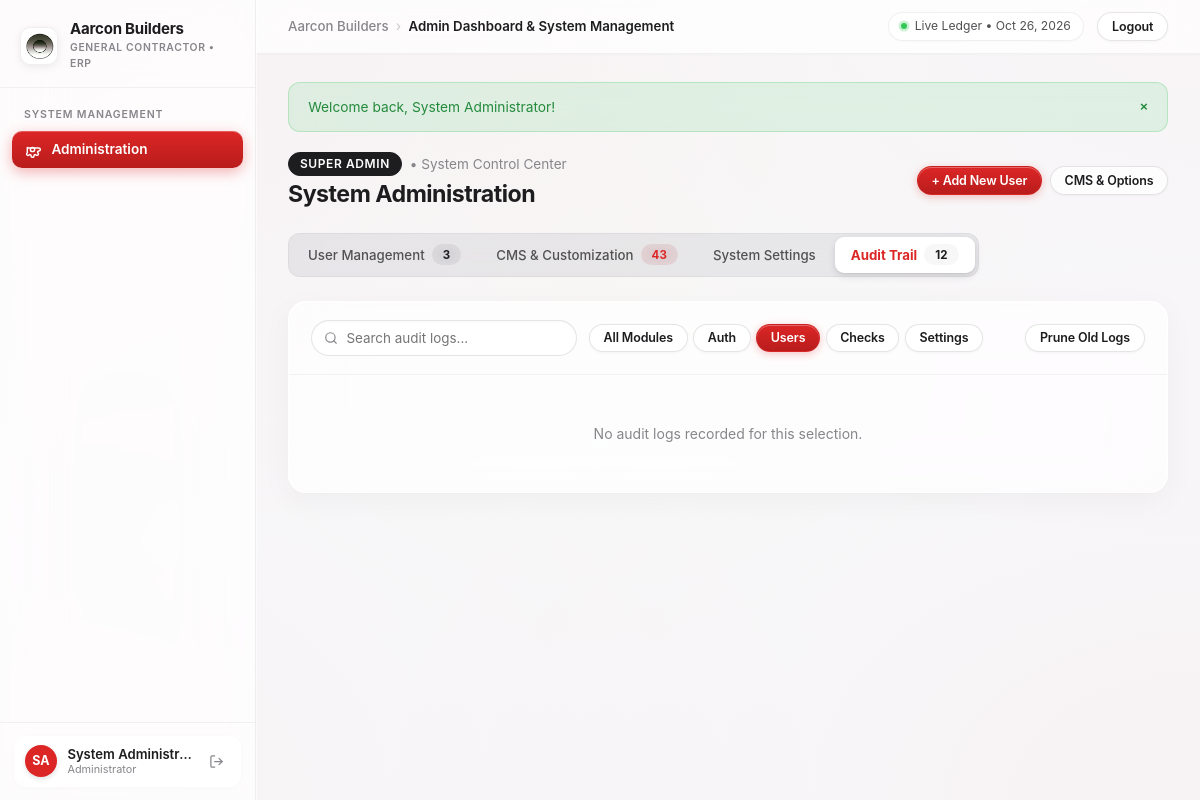
The app's page /admin.php?tab=tab-audit&audit_module=USERS (signed in), older data.
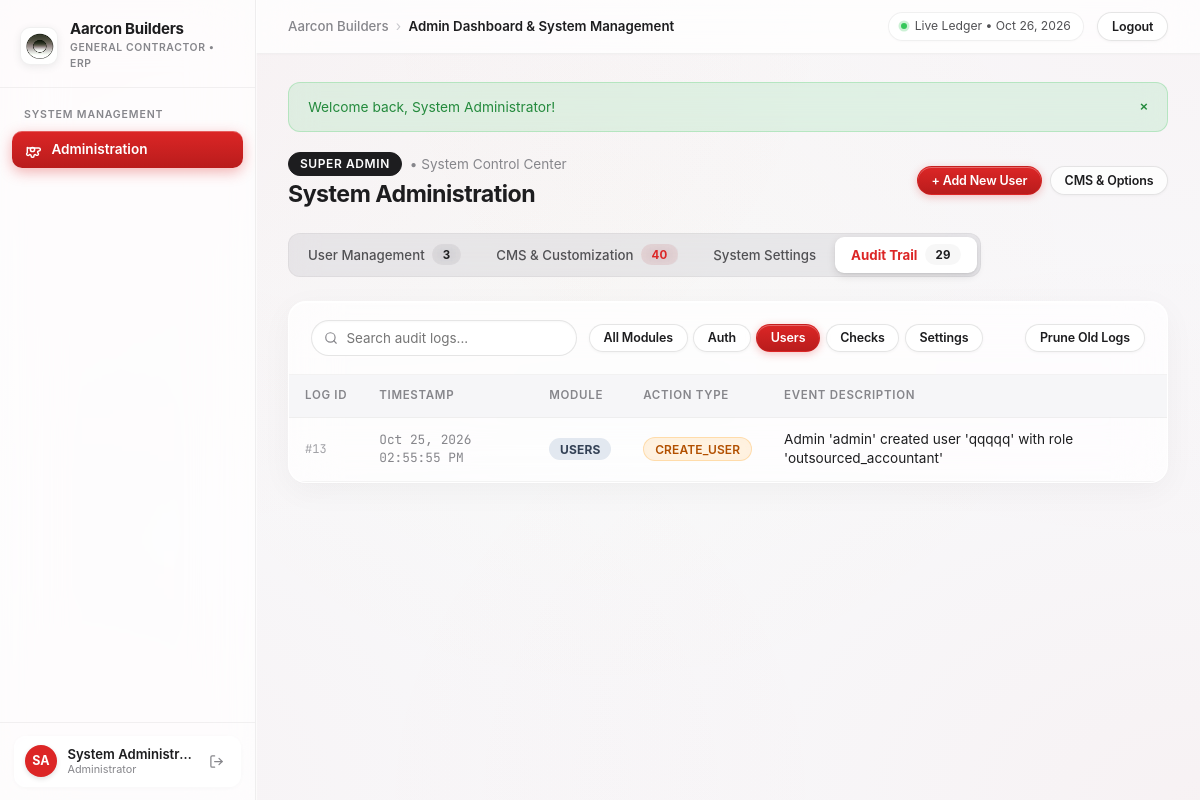
The same page, newer data.
### tables this page shows
CREATE TABLE users (
    id INTEGER PRIMARY KEY AUTOINCREMENT,
    username VARCHAR(50) NOT NULL UNIQUE,
    password VARCHAR(255) NOT NULL,
    full_name VARCHAR(100) NOT NULL,
    email VARCHAR(150) DEFAULT '',
    role VARCHAR(50) DEFAULT 'admin', -- 'admin', 'manager', 'cashier', 'engineer'
    status VARCHAR(20) DEFAULT 'active', -- 'active', 'inactive'
    avatar_color VARCHAR(20) DEFAULT '#2563eb',
    last_login DATETIME DEFAULT NULL,
    created_at DATETIME DEFAULT CURRENT_TIMESTAMP
);

CREATE TABLE audit_logs (
    id INTEGER PRIMARY KEY AUTOINCREMENT,
    action_type VARCHAR(50) NOT NULL,
    module VARCHAR(50) NOT NULL,
    record_id INTEGER NOT NULL,
    description TEXT NOT NULL,
    created_at DATETIME DEFAULT CURRENT_TIMESTAMP
);

### includes/auth.php (called while the page is built, shortened)
<?php
require_once __DIR__ . '/../config/config.php';
function current_user(): ?array {
    return $_SESSION['user'] ?? null;
}
function is_admin(): bool {
    $user = current_user();
    return $user !== null && isset($user['role']) && $user['role'] === 'admin';
}
function get_user_role_label(?string $role = null): string {
    switch ($role) {
        case 'admin':
            return 'Administrator';
    }
}
function get_system_setting(string $key, string $default = ''): string {
    static $settingsCache = null;
    if ($settingsCache === null) {
        $settingsCache = [];
        try {
            $db = get_db();
            $rows = $db->query('SELECT setting_key, setting_value FROM system_settings')->fetchAll();
            foreach ($rows as $r) {
                $settingsCache[$r['setting_key']] = $r['setting_value'];
            }
        } catch (Exception $e) {
        }
    }
    return $settingsCache[$key] ?? $default;
}

### config/config.php (called while the page is built, shortened)
<?php
function get_app_name() {
    if (function_exists('get_system_setting')) {
        $val = get_system_setting('company_name');
        if (!empty($val)) return $val;
    }
    return APP_NAME;
}
function format_date($dateStr, $format = 'M d, Y') {
    if (empty($dateStr)) return '-';
    $time = strtotime($dateStr);
    return $time ? date($format, $time) : $dateStr;
}
function get_flash() {
    if (isset($_SESSION['flash'])) {
        $flash = $_SESSION['flash'];
        return $flash;
    }
    return null;
}
function e($string) {
    return htmlspecialchars($string ?? '', ENT_QUOTES, 'UTF-8');
}
require_once __DIR__ . '/../includes/auth.php';

### admin.php (the view, shortened to what this page needs)
<?php
$pageTitle = 'Admin Dashboard & System Management';
require_once __DIR__ . '/config/config.php';
require_once __DIR__ . '/config/db.php';
require_once __DIR__ . '/includes/auth.php';
$db = get_db();
$activeTab = $_GET['tab'] ?? 'tab-users';
$users = $db->query('SELECT * FROM users ORDER BY role ASC, id ASC')->fetchAll();
$totalUsers = count($users);
$auditModuleFilter = $_GET['audit_module'] ?? 'all';
$auditWhere = '';
if ($auditModuleFilter !== 'all' && !empty($auditModuleFilter)) {
    $auditWhere = "WHERE module = " . $db->quote($auditModuleFilter);
}
$auditLogs = $db->query("SELECT * FROM audit_logs {$auditWhere} ORDER BY id DESC LIMIT 100")->fetchAll();
$totalAuditLogsCount = (int)$db->query('SELECT COUNT(*) FROM audit_logs')->fetchColumn();
$settings = [
    'company_name'                => get_system_setting('company_name', APP_NAME),
    'company_tagline'             => get_system_setting('company_tagline', APP_TAGLINE),
    'currency_symbol'             => get_system_setting('currency_symbol', CURRENCY_SYMBOL),
    'default_approver'            => get_system_setting('default_approver', DEFAULT_APPROVER),
    'company_address'             => get_system_setting('company_address', '123 Construction Blvd, Ortigas Center, Pasig City'),
    'company_phone'               => get_system_setting('company_phone', '+63 (02) 8876-5432'),
    'company_email'               => get_system_setting('company_email', 'finance@aarconbuilders.com'),
    'fiscal_year'                 => get_system_setting('fiscal_year', date('Y')),
    'allow_cashier_self_approval' => get_system_setting('allow_cashier_self_approval', '0')
];
$cmsBanks = $db->query("SELECT * FROM system_banks ORDER BY sort_order ASC, code ASC, id ASC")->fetchAll();
$totalCmsBanks = count($cmsBanks);
$cmsDropdowns = $db->query("SELECT * FROM system_dropdowns ORDER BY category ASC, sort_order ASC, id ASC")->fetchAll();
$totalCmsDropdowns = count($cmsDropdowns);
$cmsFields = $db->query("SELECT * FROM custom_fields ORDER BY module ASC, sort_order ASC, id ASC")->fetchAll();
$totalCmsFields = count($cmsFields);
require_once __DIR__ . '/includes/header.php';
?>
<div class="page-header no-print">
    <div>
        <div style="display: flex; align-items: center; gap: 0.5rem; margin-bottom: 0.25rem;">
            <span class="badge badge-admin" style="font-size: 0.75rem; text-transform: uppercase; letter-spacing: 0.05em;">Super Admin</span>
            <span style="font-size: 0.85rem; color: var(--text-muted);">&bull; System Control Center</span>
        </div>
        <h1 class="page-title">System Administration</h1>
    </div>
    <div style="display: flex; gap: 0.5rem; align-items: center; flex-wrap: wrap;">
        <button class="btn btn-primary btn-sm" data-open-modal="modalAddUser">
            <span>+ Add New User</span>
        </button>
        <button class="btn btn-outline btn-sm" onclick="switchAdminTab('tab-cms')">
            <span>CMS &amp; Options</span>
        </button>
    </div>
</div>
<div class="tabs-container">
    <div class="tabs-nav no-print" style="margin-bottom: 1.5rem;">
        <button class="tab-btn <?= $activeTab === 'tab-users' ? 'active' : '' ?>" data-tab="tab-users">
            <span>User Management</span>
            <span class="badge" style="background: var(--bg-subtle); color: var(--text-main); font-weight: 700;"><?= $totalUsers ?></span>
        </button>
        <button class="tab-btn <?= $activeTab === 'tab-cms' ? 'active' : '' ?>" data-tab="tab-cms">
            <span>CMS &amp; Customization</span>
            <span class="badge" style="background: rgba(220, 38, 38, 0.08); color: var(--aarcon-red); font-weight: 700;"><?= $totalCmsBanks + $totalCmsDropdowns + $totalCmsFields ?></span>
        </button>
        <button class="tab-btn <?= $activeTab === 'tab-settings' ? 'active' : '' ?>" data-tab="tab-settings">
            <span>System Settings</span>
        </button>
        <button class="tab-btn <?= $activeTab === 'tab-audit' ? 'active' : '' ?>" data-tab="tab-audit">
            <span>Audit Trail</span>
            <span class="badge" style="background: var(--bg-subtle); color: var(--text-main); font-weight: 700;"><?= $totalAuditLogsCount ?></span>
        </button>
    </div>
    <div class="tab-pane <?= $activeTab === 'tab-audit' ? 'active' : '' ?>" id="tab-audit">
        <div class="card">
            <div class="card-header no-print" style="display: flex; justify-content: space-between; align-items: center; flex-wrap: wrap; gap: 0.75rem;">
                <div style="display: flex; align-items: center; gap: 0.75rem; flex-wrap: wrap;">
                    <input type="text" class="search-input" placeholder="Search audit logs..." data-table-search="#auditTable" style="max-width: 280px;">
                    <div style="display: flex; gap: 0.35rem;">
                        <a href="admin.php?tab=tab-audit&audit_module=all" class="btn btn-sm <?= $auditModuleFilter === 'all' ? 'btn-primary' : 'btn-outline' ?>">All Modules</a>
                        <a href="admin.php?tab=tab-audit&audit_module=AUTH" class="btn btn-sm <?= $auditModuleFilter === 'AUTH' ? 'btn-primary' : 'btn-outline' ?>">Auth</a>
                        <a href="admin.php?tab=tab-audit&audit_module=USERS" class="btn btn-sm <?= $auditModuleFilter === 'USERS' ? 'btn-primary' : 'btn-outline' ?>">Users</a>
                        <a href="admin.php?tab=tab-audit&audit_module=CHECKS" class="btn btn-sm <?= $auditModuleFilter === 'CHECKS' ? 'btn-primary' : 'btn-outline' ?>">Checks</a>
                        <a href="admin.php?tab=tab-audit&audit_module=SETTINGS" class="btn btn-sm <?= $auditModuleFilter === 'SETTINGS' ? 'btn-primary' : 'btn-outline' ?>">Settings</a>
                    </div>
                </div>
                <form action="api/actions.php" method="POST" style="margin: 0;" onsubmit="return confirm('Prune older logs? Keeps the latest 50 records.');">
                    <button type="submit" class="btn btn-outline btn-sm">Prune Old Logs</button>
                </form>
            </div>
            <div class="card-body" style="padding: 0;">
                <?php if (empty($auditLogs)): ?>
                    <div class="empty-state">
                        No audit logs recorded for this selection.
                    </div>
                <?php else: ?>
                    <div class="table-responsive">
                        <table class="data-table" id="auditTable">
                            <thead>
                                <tr>
                                    <th style="width: 70px;">Log ID</th>
                                    <th style="width: 170px;">Timestamp</th>
                                    <th>Module</th>
                                    <th>Action Type</th>
                                    <th>Event Description</th>
                                </tr>
                            </thead>
                            <tbody>
                                <?php foreach ($auditLogs as $log): ?>
                                    <tr>
                                        <td style="font-family: var(--font-mono); font-size: 0.75rem; color: var(--text-light);">
                                            #<?= $log['id'] ?>
                                        </td>
                                        <td style="font-size: 0.8rem; color: var(--text-muted); font-family: var(--font-mono);">
                                            <?= format_date($log['created_at'], 'M d, Y h:i:s A') ?>
                                        </td>
                                        <td>
                                            <span class="badge" style="background: #e2e8f0; color: #334155; font-size: 0.75rem; font-weight: 700;">
                                                <?= e($log['module']) ?>
                                            </span>
                                        </td>
                                        <td>
                                            <?php
                                                $actionClass = 'badge-pending';
                                            ?>
                                            <span class="badge <?= $actionClass ?>" style="font-size: 0.75rem;">
                                                <?= e($log['action_type']) ?>
                                            </span>
                                        </td>
                                        <td style="font-size: 0.85rem; color: var(--text-main);">
                                            <?= e($log['description']) ?>
                                        </td>
                                    </tr>
                                <?php endforeach; ?>
                            </tbody>
                        </table>
                    </div>
                <?php endif; ?>
            </div>
        </div>
    </div>
</div>
<?php require_once __DIR__ . '/includes/footer.php'; ?>

### includes/header.php (shortened to what this page needs)
<?php
require_once __DIR__ . '/../config/config.php';
$currentPage = basename($_SERVER['PHP_SELF']);
$currentUser = current_user();
$flash = get_flash();
$dynamicAppName = get_app_name();
$userInitials = 'U';
$userColor = '#dc2626';
if ($currentUser) {
    $userInitials = strtoupper(substr($currentUser['full_name'], 0, 1) . (strpos($currentUser['full_name'], ' ') !== false ? substr($currentUser['full_name'], strpos($currentUser['full_name'], ' ') + 1, 1) : ''));
    $userColor = $currentUser['avatar_color'] ?? '#dc2626';
}
?>
<!DOCTYPE html>
<html lang="en">
<head>
    <link rel="stylesheet" href="assets/css/style.css?v=<?= file_exists(__DIR__ . '/../assets/css/style.css') ? filemtime(__DIR__ . '/../assets/css/style.css') : time() ?>">
</head>
<body>
<div class="app-layout">
    <aside class="app-sidebar no-print" id="appSidebar">
        <div class="sidebar-brand">
            <a href="<?= is_admin() ? 'admin.php' : 'index.php' ?>" class="sidebar-brand-link">
                <img src="img/logo.png" alt="<?= e($dynamicAppName) ?> Logo" class="sidebar-logo">
                <div class="sidebar-brand-text">
                    <span class="sidebar-title"><?= e($dynamicAppName) ?></span>
                    <span class="sidebar-subtitle">General Contractor &bull; ERP</span>
                </div>
            </a>
        </div>
        <nav class="sidebar-nav">
            <?php if (is_admin()): ?>
                <div class="sidebar-section">
                    <span class="sidebar-heading">System Management</span>
                    <a href="admin.php" class="sidebar-link <?= $currentPage === 'admin.php' ? 'active' : '' ?>">
                        <span>Administration</span>
                    </a>
                </div>
            <?php endif; ?>
        </nav>
        <?php if ($currentUser): ?>
            <div class="sidebar-footer">
                <div class="sidebar-user">
                    <div class="sidebar-avatar" style="background: <?= e($userColor) ?>;">
                        <?= e($userInitials) ?>
                    </div>
                    <div class="sidebar-user-info">
                        <div class="sidebar-user-name" title="<?= e($currentUser['full_name']) ?>"><?= e($currentUser['full_name']) ?></div>
                        <div class="sidebar-user-role"><?= e(get_user_role_label($currentUser['role'])) ?></div>
                    </div>
                    <a href="logout.php" class="sidebar-logout-btn" title="Sign out of <?= e($currentUser['username']) ?>">
                        <svg viewBox="0 0 24 24" fill="none" stroke="currentColor" stroke-width="2" stroke-linecap="round" stroke-linejoin="round"><path d="M9 21H5a2 2 0 0 1-2-2V5a2 2 0 0 1 2-2h4"></path><polyline points="16 17 21 12 16 7"></polyline><line x1="21" y1="12" x2="9" y2="12"></line></svg>
                    </a>
                </div>
            </div>
        <?php endif; ?>
    </aside>
    <div class="app-main">
        <header class="app-topbar no-print">
            <div class="topbar-left">
                <div class="topbar-breadcrumb">
                    <span class="breadcrumb-app"><?= e($dynamicAppName) ?></span>
                    <span class="breadcrumb-sep">&rsaquo;</span>
                    <span class="breadcrumb-current"><?= isset($pageTitle) ? e($pageTitle) : 'Overview' ?></span>
                </div>
            </div>
            <div class="topbar-right">
                <div class="topbar-status">
                    <span class="status-indicator-dot"></span>
                    <span>Live Ledger &bull; <?= date('M d, Y') ?></span>
                </div>
                <?php if ($currentUser): ?>
                    <a href="logout.php" class="btn btn-outline btn-sm topbar-logout" title="Sign out">
                        Logout
                    </a>
                <?php endif; ?>
            </div>
        </header>
        <main class="main-wrapper">
            <?php if ($flash): ?>
                <div class="alert alert-<?= e($flash['type']) ?>" id="flashAlert">
                    <span><?= e($flash['message']) ?></span>
                    <button type="button" style="background:none; border:none; color:inherit; cursor:pointer; font-weight:600;"
                        onclick="document.getElementById('flashAlert').remove();">&times;</button>
                </div>
            <?php endif; ?>

### includes/footer.php (shortened to what this page needs)
        </main>
    </div>
</div>
</body>
</html>

Row changes from the older to the newer data that the page shows:
added audit_logs: id "13", created_at "Oct 25, 2026 02:55:55 PM", module "USERS", action_type "CREATE_USER", description "Admin 'admin' created user 'qqqqq' with role 'outsourced_accountant'"
Text that changed along with them:
$totalCmsBanks + $totalCmsDropdowns + $totalCmsFields: "43" → "40"
$totalAuditLogsCount: "12" → "29"
text no longer shown: "No audit logs recorded for this selection."
text now shown: "LOG ID TIMESTAMP MODULE ACTION TYPE EVENT DESCRIPTION"
